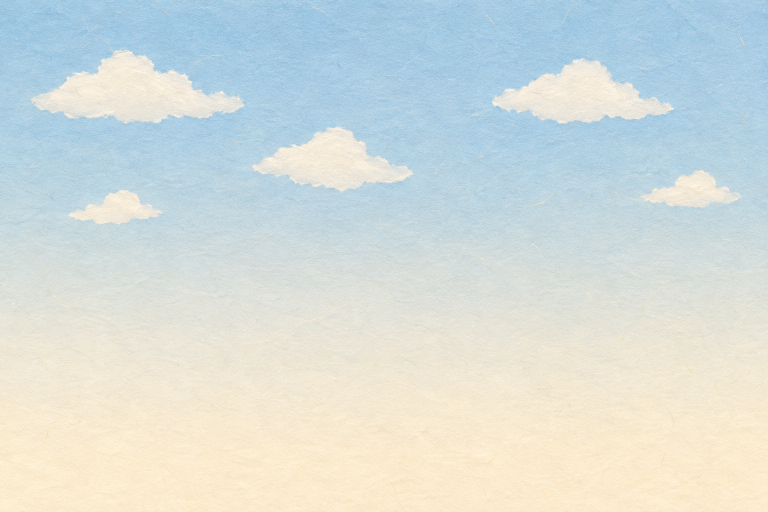
#> input picture assets/generated/bg-square-sky_v03.png, 1536 x 1024 px (shown at 1/2 size)
$ python build_a3_art2.py
#> lines starting #> are read from the running program, lines starting #| are printed output that depends on the picture; after the words box and inside, x2 and y2 are one past the last pixel; in counts of white or black regions, pixels touching at a corner belong together
#> in __init__, `self.img = Image.new("RGBA", (w * ss, h * ss), (0, 0, 0, 0))`: self.img: PIL image 1400x480 RGBA; every value is 0
### review/G5/shared_art/scripts/paperdraw.py
"""G5 共用美術：程式繪製的厚卡紙景片／道具小工具（image_gen 額度用完時的退路）。

- 平塗色塊＋紙纖維紋理：紋理取自 G2 正式景片 bg-square-sky_v03 的高頻亮度（同一種紙紋），乘在色塊上。
- 線條：暖深灰細線（#4E3E33），和角色、G2 景片同色系；不畫陰影、不畫方向光。
- 道具（角色會碰到的獨立紙片）外加一圈白色紙芯邊（同角色立牌）；景片不加白邊。
- 圖裡不放任何文字、數字、標誌。
"""
from pathlib import Path

import numpy as np
from PIL import Image, ImageDraw, ImageFilter
from scipy import ndimage

ROOT = Path(__file__).resolve().parents[4]
INK = (78, 62, 51, 255)
_TEX = None


def paper_tex(w, h):
    """紙紋乘數（約 0.94–1.06）；以 G2 天空景片的高頻亮度鏡射鋪滿。"""
#> called with w = 700, h = 240
    global _TEX
    if _TEX is None:
        sky = np.array(Image.open(ROOT / "assets/generated/bg-square-sky_v03.png").convert("L")).astype(np.float32)
        sky = sky[720:1010]                       # 地平線附近沒有雲的那一段（只要紙纖維）
#> sky: shape (290, 1536) float32
        hp = sky - ndimage.gaussian_filter(sky, 2.5)
        _TEX = np.clip(hp / 255.0 * 1.8, -0.06, 0.06)
    t = _TEX
    th, tw = t.shape
#> th = 290; tw = 1536
    reps_y, reps_x = h // th + 2, w // tw + 2
#> reps_y = 2; reps_x = 2
    row = np.concatenate([t if i % 2 == 0 else t[:, ::-1] for i in range(reps_x)], 1)
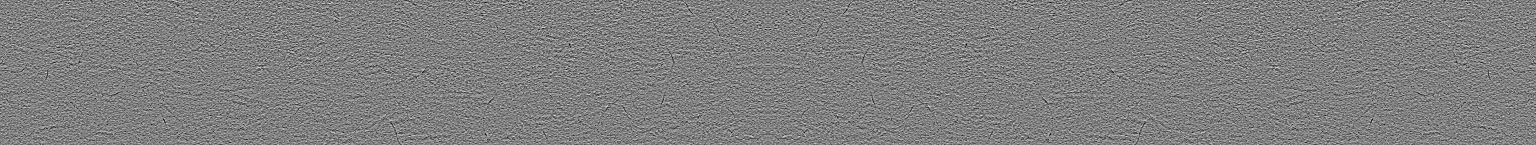
#> row: shape (290, 3072) float32 (shown at 1/2 size); min -0.06, max 0.06, mean 5.48e-06; drawn with min black and max white
    full = np.concatenate([row if j % 2 == 0 else row[::-1] for j in range(reps_y)], 0)
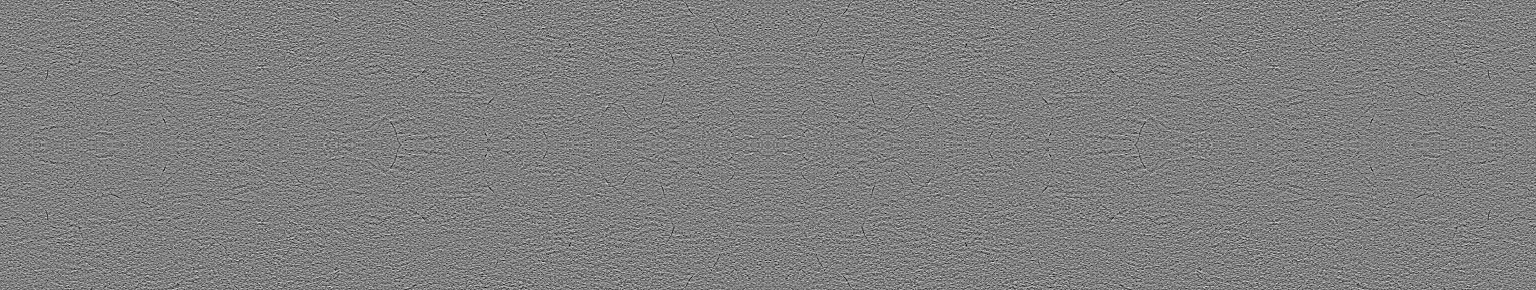
#> full: shape (580, 3072) float32 (shown at 1/2 size); min -0.06, max 0.06, mean 5.48e-06; drawn with min black and max white
    return 1.0 + full[:h, :w]
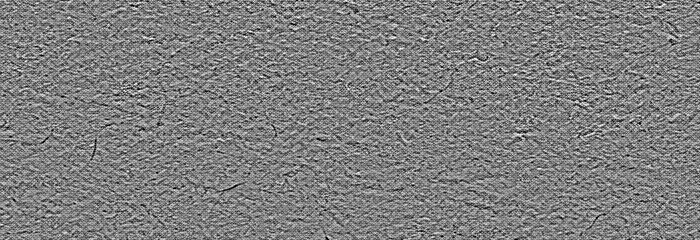
#> returned value: shape (240, 700) float32; min 0.94, max 1.06, mean 1; drawn with min black and max white


class Sheet:
    def __init__(self, w, h, ss=2):
        self.w, self.h, self.ss = w, h, ss
        self.img = Image.new("RGBA", (w * ss, h * ss), (0, 0, 0, 0))
        self.d = ImageDraw.Draw(self.img)

    def S(self, pts):
        return [(x * self.ss, y * self.ss) for x, y in pts]

    def rect(self, x0, y0, x1, y1, fill, line=2.0, r=0):
        box = [x0 * self.ss, y0 * self.ss, x1 * self.ss, y1 * self.ss]
        if r:
            self.d.rounded_rectangle(box, r * self.ss, fill=fill, outline=INK if line else None, width=int(line * self.ss) if line else 0)
        else:
            self.d.rectangle(box, fill=fill, outline=INK if line else None, width=int(line * self.ss) if line else 0)

    # [5 lines left out: function poly, not called in this run]

    def ellipse(self, x0, y0, x1, y1, fill, line=2.0):
        self.d.ellipse([x0 * self.ss, y0 * self.ss, x1 * self.ss, y1 * self.ss], fill=fill, outline=INK if line else None,
                       width=int(line * self.ss) if line else 0)

    def line(self, pts, w=2.0, color=INK):
        self.d.line(self.S(pts), fill=color, width=max(1, int(w * self.ss)), joint="curve")

    # [8 lines left out: function hole, not called in this run]

    def finish(self, white_border=0, edge_dark=0.0, seed=0):
        im = self.img.resize((self.w, self.h), Image.LANCZOS)
        a = np.array(im).astype(np.float32)
        tex = paper_tex(self.w, self.h)
        a[..., :3] *= tex[..., None]
        if edge_dark:
            m = a[..., 3] > 128
            din = ndimage.distance_transform_edt(m)
            k = np.clip(1 - din / 5.0, 0, 1) * edge_dark
            a[..., :3] *= (1 - k[..., None])
        a = np.clip(a, 0, 255).astype(np.uint8)
        if white_border:
            m = a[..., 3] >= 128
            pad = white_border + 6
            big = np.zeros((self.h + 2 * pad, self.w + 2 * pad, 4), np.uint8)
            big[pad:pad + self.h, pad:pad + self.w] = a
            m2 = big[..., 3] >= 128
            dist = ndimage.distance_transform_edt(~m2)
            core = (dist > 0) & (dist <= white_border)
            ring = (dist > 0) & (dist <= white_border + 1.2)
            out = big.copy().astype(np.float32)
            wc = np.array([250, 246, 238], np.float32) * paper_tex(big.shape[1], big.shape[0])[..., None]
            out[ring, :3] = wc[ring]
            aa = np.clip(white_border + 1.2 - dist, 0, 1)
            out[..., 3] = np.where(m2, out[..., 3], aa * 255 * ring)
            # 白邊內側一圈深色細線（同角色立牌）
            dl = ndimage.distance_transform_edt(m2)
            line = m2 & (dl <= 2.2)
            out[line, :3] = out[line, :3] * 0.25 + np.array([70, 56, 46]) * 0.75
            a = np.clip(out, 0, 255).astype(np.uint8)
        return a


def save(a, path):
    path.parent.mkdir(parents=True, exist_ok=True)
    m = a[..., 3] > 0
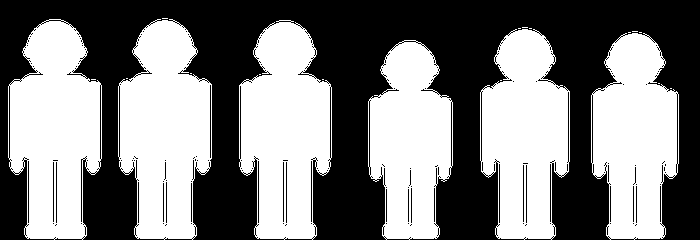
#> m: shape (240, 700) bool; 49.7% white; 21 white regions (15 under 20 px), largest, box (x1, y1, x2, y2) and area: (118, 19, 212, 240) 14961, (8, 19, 102, 240) 14807, (239, 20, 332, 240) 14665, (480, 29, 570, 240) 13638, (591, 33, 679, 240) 13213, (368, 40, 453, 240) 12200
    if m.any() and not m.all():
        _, (iy, ix) = ndimage.distance_transform_edt(~m, return_indices=True)
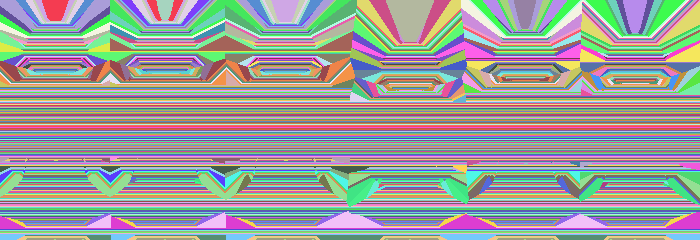
#> iy: shape (240, 700) int32; 222 distinct labels, from 18 to 239; one colour per label, 0 black
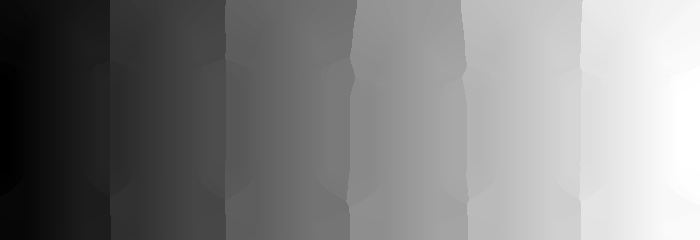
#> ix: shape (240, 700) int32; min 8, max 678, mean 349; drawn with min black and max white
        a = a.copy()
        a[~m, :3] = a[iy[~m], ix[~m], :3]
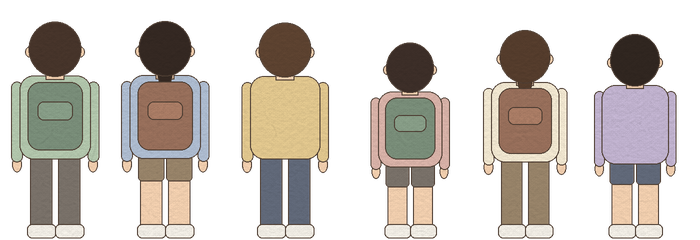
#> a: shape (240, 700, 4); mean of channels 0, 1, 2, 3 80, 73, 65.6, 115.2; transparent parts drawn white
    Image.fromarray(a, "RGBA").save(path, optimize=True)
    return path

### review/G5/a3/scripts/build_a3_art2.py
"""G5 第三幕（a3）補充美術（接續 build_a3_art.py；程式繪製，不生成）。

輸出：
  assets/final/sets/a3_classroom/students_v02.png  教室後排同學（背面：頭髮蓋住整個後腦、看不到臉；不透明紙片小人、
                                                    衣服低彩度、有的背書包）——取代 v01 的灰色無五官人形（主線裁定第 6 條）
  assets/final/chr-lin_pose-stand-m_v01.png        林老師站姿左右翻轉（a3_c008：站在孩子右邊、臉朝畫面左跟全班說話；
                                                    走出教室時翻回原圖朝右）
用法：/opt/anaconda3/bin/python3 review/G5/a3/scripts/build_a3_art2.py
"""
import random
import sys
from pathlib import Path

import numpy as np
from PIL import Image, ImageOps

HERE = Path(__file__).resolve().parent
ROOT = HERE.parents[3]
sys.path.insert(0, str(ROOT / "review/G5/shared_art/scripts"))
import paperdraw as P  # noqa: E402

FINAL = ROOT / "assets/final"
PPU = 100


def students():
    """6 個同學的背影（寬 7.0、高 2.4 世界單位）。頭＝髮色圓頂（背面，沒有五官），身體＝圓角上衣＋短褲／長褲＋鞋。"""
    W, H = 7.0, 2.4
    w, h = int(W * PPU), int(H * PPU)
    s = P.Sheet(w, h)
    rng = random.Random(23)
    hair = [(70, 52, 42, 255), (52, 40, 34, 255), (92, 66, 48, 255), (60, 46, 40, 255), (84, 60, 44, 255), (48, 38, 32, 255)]
    shirt = [(176, 196, 170, 255), (172, 186, 206, 255), (222, 196, 140, 255), (214, 176, 166, 255), (238, 228, 206, 255), (190, 176, 204, 255)]
    pants = [(120, 112, 104, 255), (150, 130, 104, 255), (96, 104, 120, 255)]
    skin = (238, 204, 172, 255)
    bag = [(120, 140, 120, 255), (150, 110, 90, 255), (110, 120, 150, 255)]
    xs = [55, 165, 285, 410, 525, 635]
    for k, x in enumerate(xs):
        hh = rng.uniform(1.95, 2.2) * PPU          # 身高（像素）
        top = h - hh
        hr = hh * 0.12                              # 頭半徑
        cx = x
        bw = hr * 1.35                              # 半身寬
        y_sh = top + hr * 2.05                      # 肩
        y_hip = h - hh * 0.40
        # 腿＋鞋
        pc = pants[k % 3]
        for side in (-1, 1):
            lx0 = cx + side * hr * 0.12 if side > 0 else cx - hr * 0.95
            lx1 = lx0 + hr * 0.83
            s.rect(lx0, y_hip - 4, lx1, h - 12, pc if k % 2 == 0 else skin, line=1.2, r=4)
            if k % 2:   # 短褲
                s.rect(lx0 - 2, y_hip - 4, lx1 + 2, y_hip + hh * 0.13, pc, line=1.2, r=4)
            s.rect(lx0 - 3, h - 16, lx1 + 4, h - 2, (238, 234, 226, 255), line=1.2, r=5)
        # 手臂（垂下）
        aw = hr * 0.44
        for side in (-1, 1):
            a0 = cx - bw - aw + 3 if side < 0 else cx + bw - 3
            s.ellipse(a0 + 1, y_hip + hr * 0.15, a0 + aw - 1, y_hip + hr * 0.75, skin, line=1.0)
            s.rect(a0, y_sh + 6, a0 + aw, y_hip + hr * 0.35, shirt[k], line=1.2, r=8)
        # 上衣
        s.rect(cx - bw, y_sh, cx + bw, y_hip + 6, shirt[k], line=1.4, r=14)
        # 後頸＋頭（背面：整個是頭髮）
        s.rect(cx - hr * 0.35, y_sh - hr * 0.35, cx + hr * 0.35, y_sh + 4, skin, line=1.0)
        s.ellipse(cx - hr, top, cx + hr, top + hr * 2.1, hair[k], line=1.4)
        if k in (1, 4):   # 綁馬尾
            s.ellipse(cx - hr * 0.28, top + hr * 1.6, cx + hr * 0.28, top + hr * 2.5, hair[k], line=1.2)
        # 耳朵（頭的兩側一點點）
        for side in (-1, 1):
            ex = cx + side * hr * 0.97
            s.ellipse(ex - hr * 0.16, top + hr * 0.95, ex + hr * 0.16, top + hr * 1.35, skin, line=1.0)
        s.ellipse(cx - hr, top, cx + hr, top + hr * 2.1, hair[k], line=1.4)
        # 書包（背在背上）
        if k % 3 != 2:
            bc = bag[k % 3]
            s.rect(cx - bw * 0.78, y_sh + hr * 0.25, cx + bw * 0.78, y_hip - hr * 0.1, bc, line=1.4, r=12)
            s.rect(cx - bw * 0.5, y_sh + hr * 1.0, cx + bw * 0.5, y_sh + hr * 1.7, tuple(int(c * 1.12) if i < 3 else c for i, c in enumerate(bc)), line=1.2, r=6)
    return s.finish()


def lin_stand_m():
    src = FINAL / "chr-lin_master_v01.png"
    im = ImageOps.mirror(Image.open(src).convert("RGBA"))
    out = FINAL / "chr-lin_pose-stand-m_v01.png"
    if out.exists():
        print("exists", out.relative_to(ROOT))
        return
    im.save(out)
    print("wrote", out.relative_to(ROOT), im.size)


if __name__ == "__main__":
    a = students()
    p = FINAL / "sets/a3_classroom/students_v02.png"
    P.save(a, p)
    print("wrote", p.relative_to(ROOT), a.shape[1], a.shape[0])
#| wrote assets/final/sets/a3_classroom/students_v02.png 700 240
#> (the run stopped early here; a loop or call above may not have finished)
